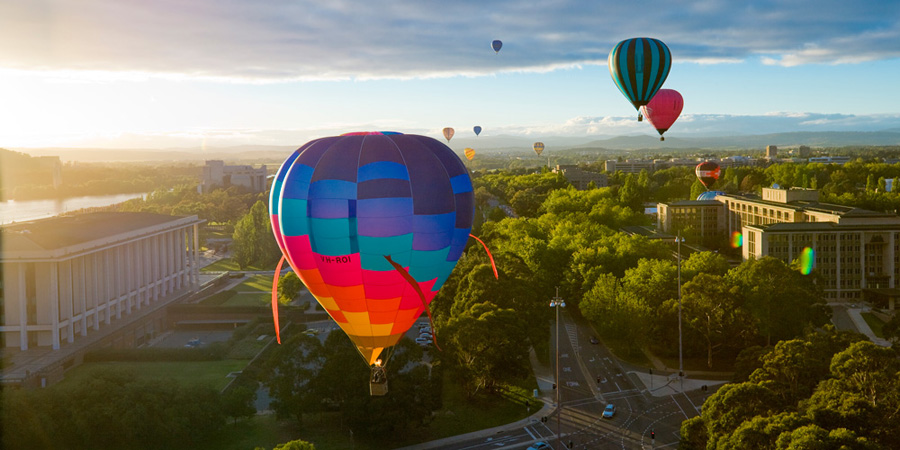
%> input picture inputSeamCarvingBalloons.jpg, 900 x 450 px
$ octave --eval "result = energy_image(imread('inputSeamCarvingBalloons.jpg'));"   (GNU Octave 9; MATLAB toolbox functions it lacks are replaced by stand-ins)
%> lines starting %> are read from the running program, lines starting %| are printed output that depends on the picture

function energyImage = energy_image( im )
    %calculate grayscale image
    grayscale = double(rgb2gray(im));
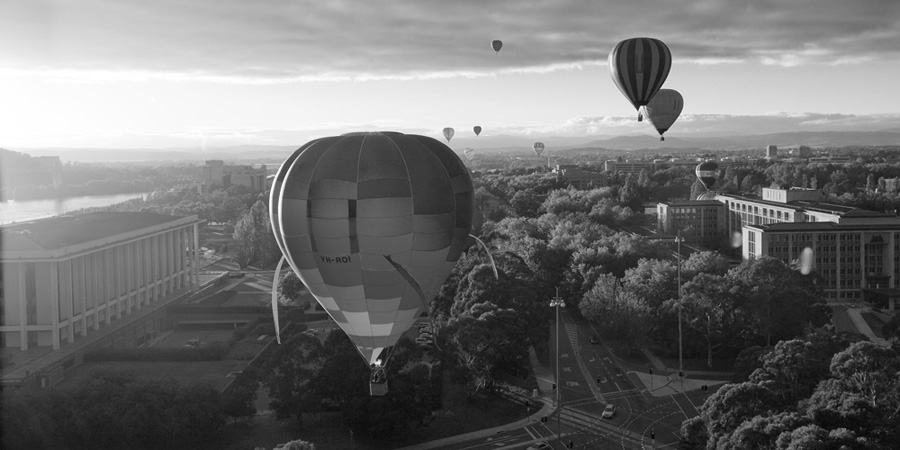
%> grayscale: size 450x900 double; min 2, max 255, mean 112.9

    %define Sobel filters
    SobelX = [-1 0 1; -2 0 2; -1 0 1];
    SobelY = [-1 -2 -1; 0 0 0; 1 2 1];

    %calculate the partial derivatives
    partialX = conv2(grayscale, SobelX, 'same');
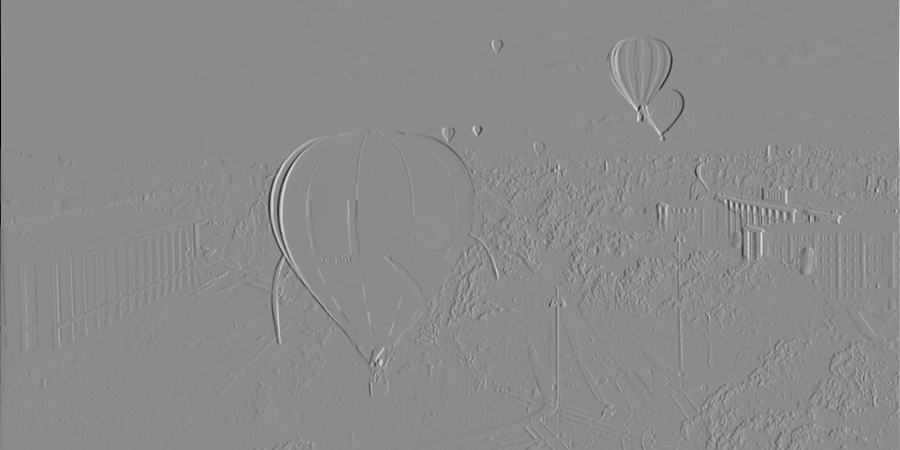
%> partialX: size 450x900 double; min -1020, max 837, mean 0.3; drawn with min black and max white
    partialY = conv2(grayscale, SobelY, 'same');
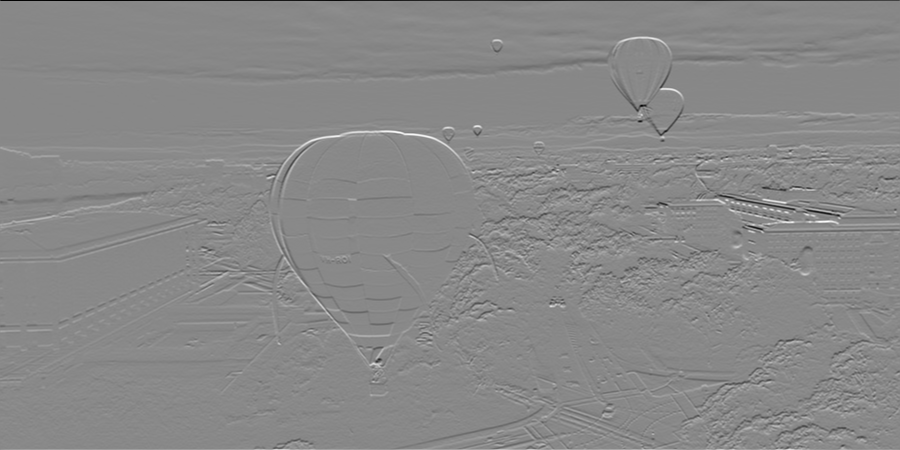
%> partialY: size 450x900 double; min -816, max 707, mean 1; drawn with min black and max white

    %calculate energy map
    energyImage = sqrt((partialX.^2) + (partialY.^2));
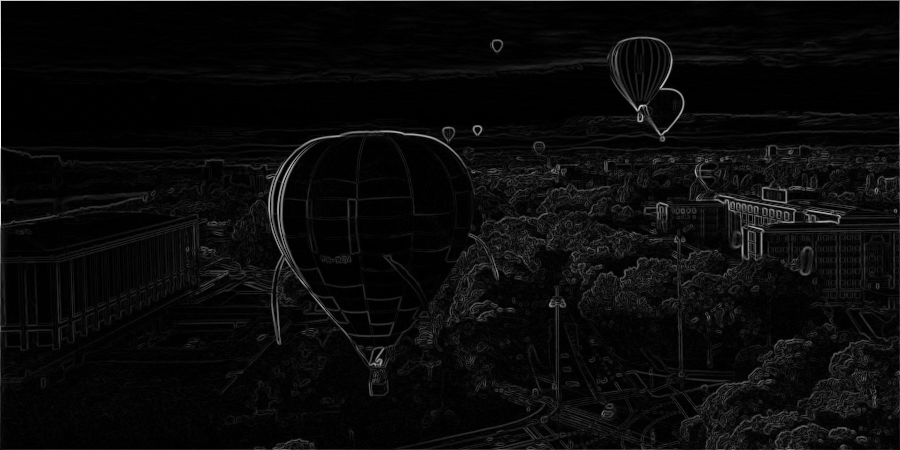
%> energyImage: size 450x900 double; min 0, max 1020, mean 41.9; drawn with min black and max white
end

$ run again, on inputSeamCarvingMall.jpg
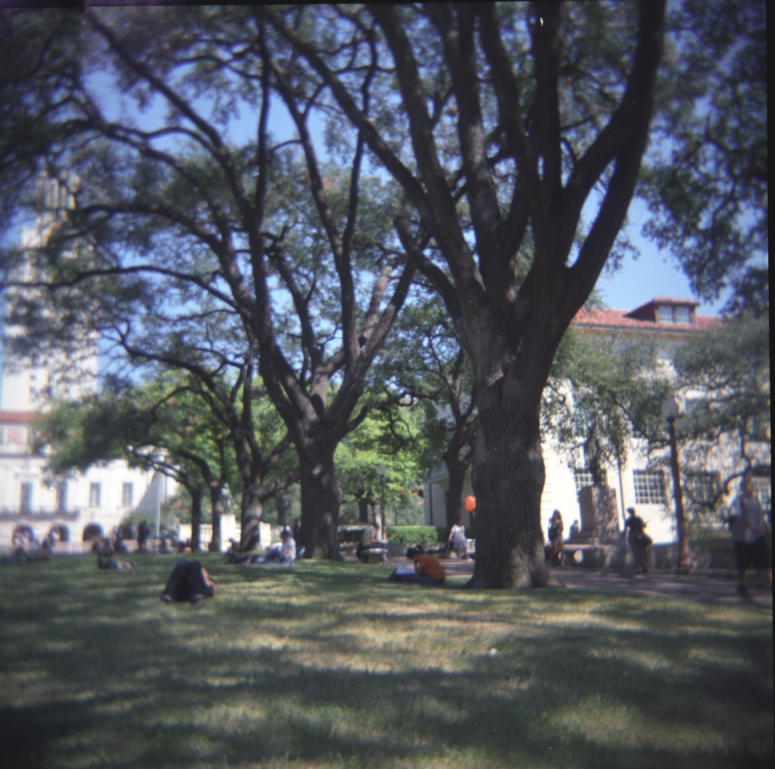
%> input picture inputSeamCarvingMall.jpg, 775 x 769 px
%> in energy_image, `partialY = conv2(grayscale, SobelY, 'same');`:
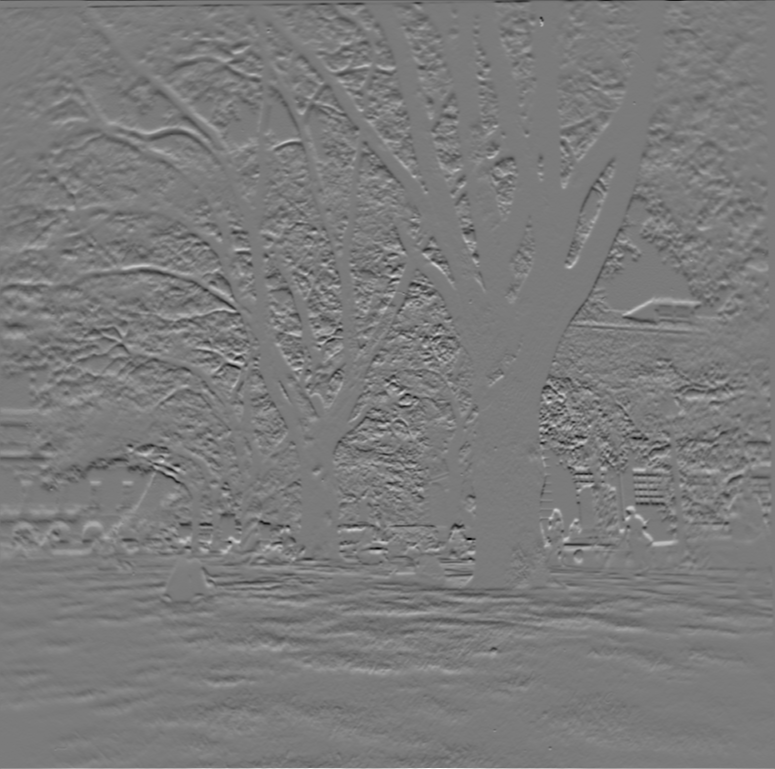
%> partialY: size 769x775 double; min -566, max 605, mean -0.2; drawn with min black and max white
%> in energy_image, `energyImage = sqrt((partialX.^2) + (partialY.^2));`:
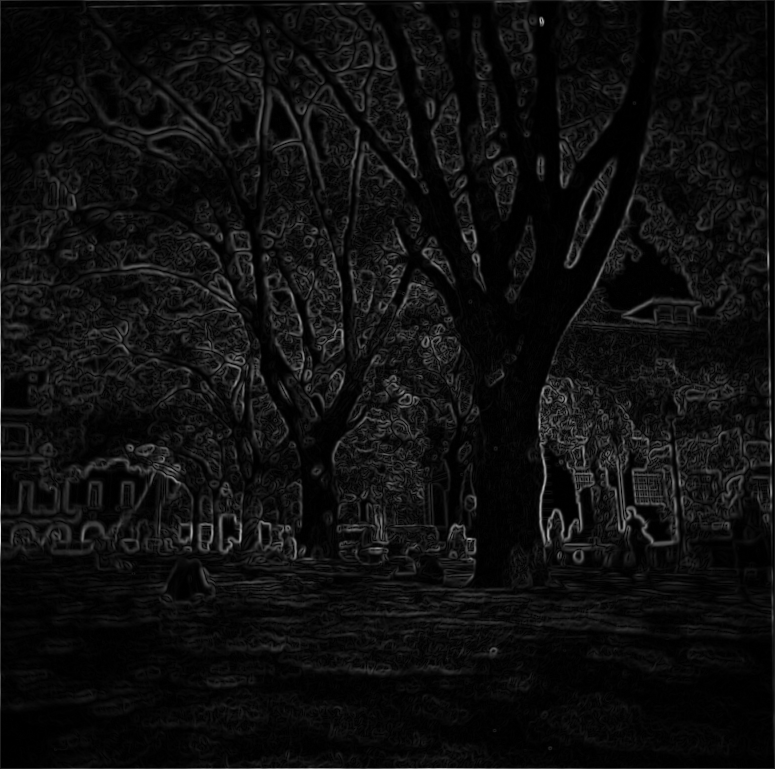
%> energyImage: size 769x775 double; min 0, max 941, mean 55.5; drawn with min black and max white

$ run again, on inputSeamCarvingPrague.jpg
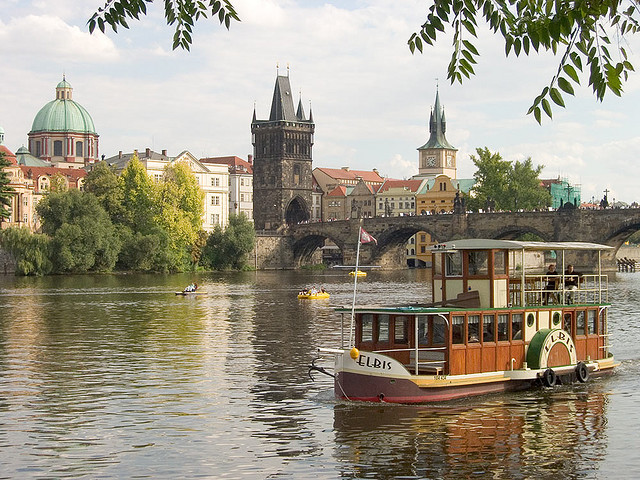
%> input picture inputSeamCarvingPrague.jpg, 640 x 480 px
%> in energy_image, `partialY = conv2(grayscale, SobelY, 'same');`:
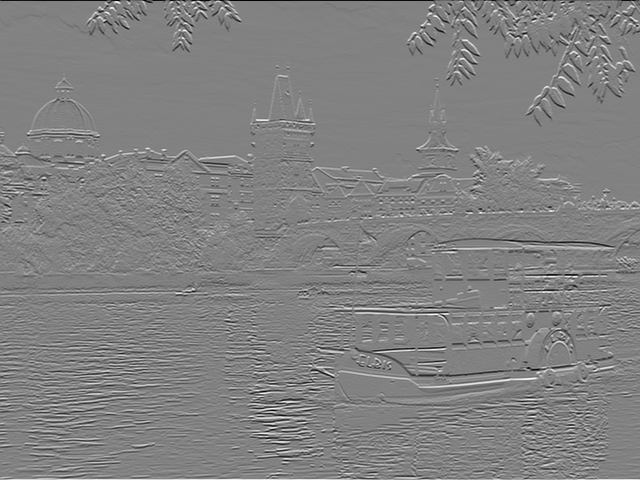
%> partialY: size 480x640 double; min -1020, max 985, mean 0.3; drawn with min black and max white
%> in energy_image, `energyImage = sqrt((partialX.^2) + (partialY.^2));`:
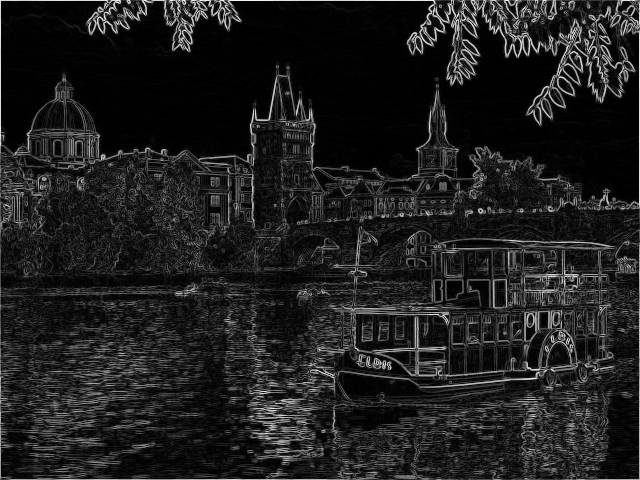
%> energyImage: size 480x640 double; min 0, max 1049.1, mean 128.8; drawn with min black and max white

$ run again, on inputSeamCarvingStairs.jpg
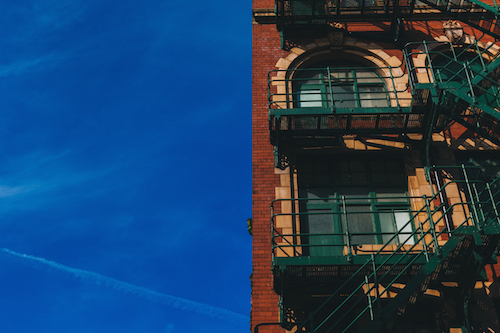
%> input picture inputSeamCarvingStairs.jpg, 500 x 333 px
%> in energy_image, `partialY = conv2(grayscale, SobelY, 'same');`:
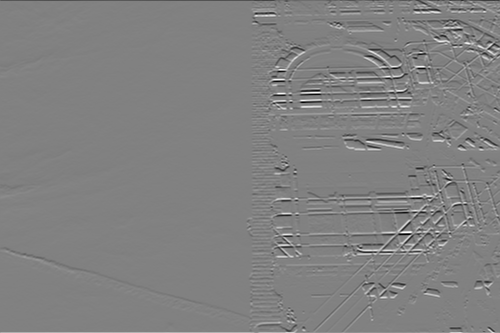
%> partialY: size 333x500 double; min -771, max 748, mean 0; drawn with min black and max white
%> in energy_image, `energyImage = sqrt((partialX.^2) + (partialY.^2));`:
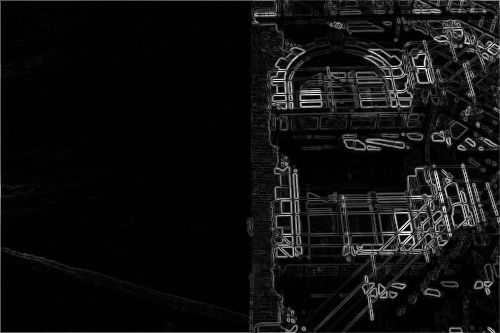
%> energyImage: size 333x500 double; min 0, max 771.2, mean 49.4; drawn with min black and max white
